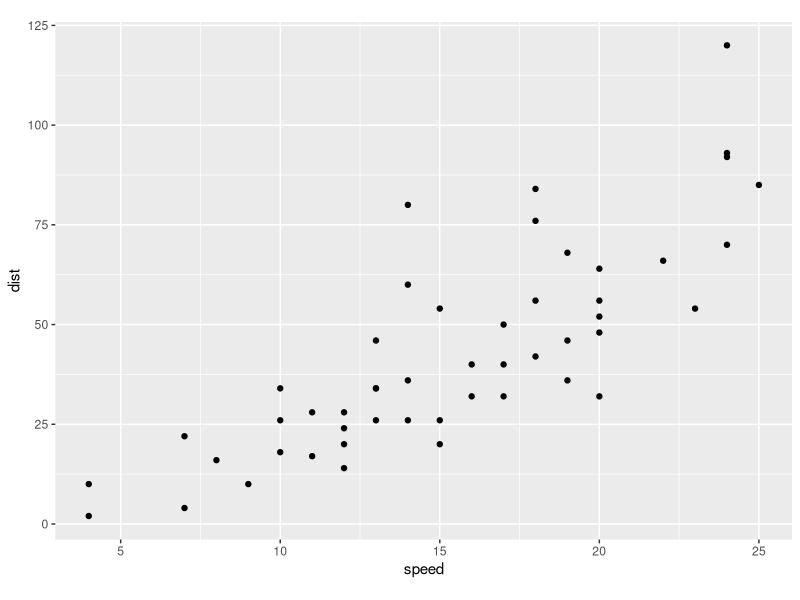

Here is the R script that generated this plot:
## ---- chunk 1
library(ggplot2)

## Datos y gráfico base
ggplot(data = cars) +
  ## Especificar x y y
  aes(speed, dist) +
  ## Sistema de coordenadas (cartesiano con proporción fija)
  coord_fixed(ratio = 1 / 8) +
  ## Geometría
  geom_point()
